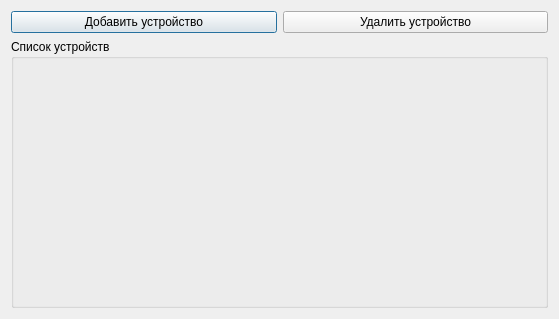
<?xml version="1.0" encoding="UTF-8"?>
<ui version="4.0">
 <class>Devices</class>
 <widget class="QDialog" name="Devices">
  <property name="geometry">
   <rect>
    <x>0</x>
    <y>0</y>
    <width>559</width>
    <height>319</height>
   </rect>
  </property>
  <property name="windowTitle">
   <string>Устройства</string>
  </property>
  <layout class="QGridLayout" name="gridLayout_2">
   <item row="0" column="0">
    <widget class="QPushButton" name="AddDevice_Button">
     <property name="text">
      <string>Добавить устройство</string>
     </property>
    </widget>
   </item>
   <item row="0" column="1">
    <widget class="QPushButton" name="DeleteDevice_Button">
     <property name="text">
      <string>Удалить устройство</string>
     </property>
    </widget>
   </item>
   <item row="1" column="0" colspan="2">
    <widget class="QGroupBox" name="groupBox">
     <property name="title">
      <string>Список устройств</string>
     </property>
     <layout class="QGridLayout" name="gridLayout">
      <item row="0" column="0">
       <layout class="QGridLayout" name="devList_Layout"/>
      </item>
     </layout>
    </widget>
   </item>
  </layout>
 </widget>
 <resources/>
 <connections/>
</ui>
